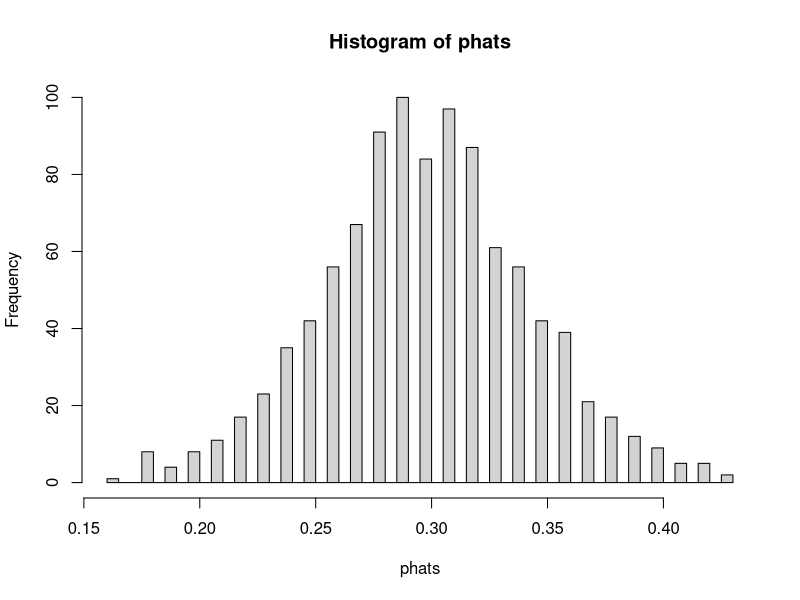
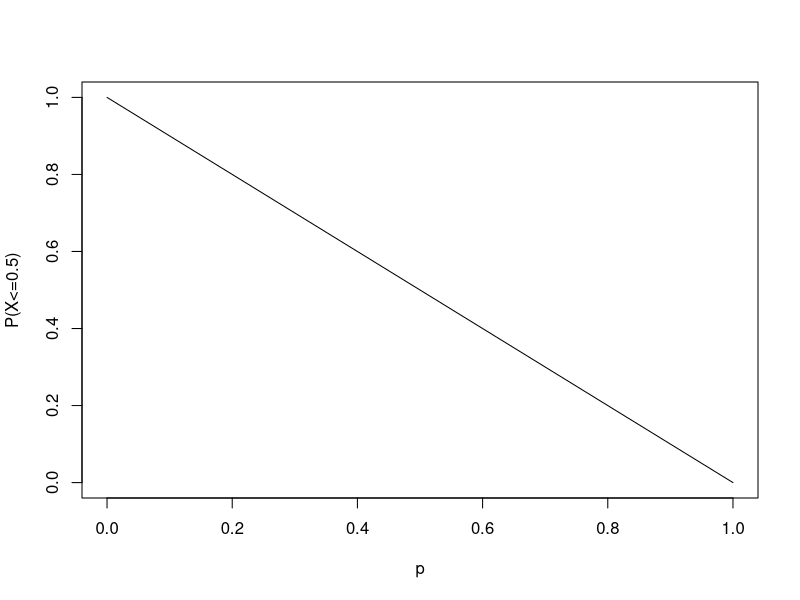

These charts were generated, in order, by the following R code:
## ---- chunk 1
kvadrater = rep(0, 10) # Skapar vektor med nollor där vi sen sparar varje kvadrat
for (i in 1:10){
  kvadrater[i] = i^2
}
kvadrater
## ---- chunk 2
kvadrater = rep(0, 10) 
min_loop_vektor = 1:10
for (i in min_loop_vektor){
  kvadrater[i] = i^2
}
## ---- chunk 3
min_loop_vektor = seq(0.1, 1, by = 0.1)
for (i in min_loop_vektor){
  print(i^2)
}
## ---- chunk 4
kvadrater = rep(0, 10)
min_loop_vektor = seq(0, 1, by = 0.1)
count = 0
for (i in min_loop_vektor){
  count = count + 1
  kvadrater[count] = i^2
}
kvadrater
## ---- chunk 5
p = 0.3              # andelen i populationen/modellen
nsim = 1000          # vi vill simulera 1000 olika stickprov
n = 100              # varje stickprov består av 100 observationer.
phats = rep(0, nsim) # skapar vektor där andelen (phat) i varje stickprov sparas.
count = 0            # den här variabeln kommer hålla koll på stickprovets nummer
for (i in 1:nsim){
  count = count + 1
  x = rbinom(n, size = 1, prob = p) # size = 1 gör att binomialfördelningen blir en Bernoulli.
  phats[count] = mean(x)            # mean(x) ger oss andelen phat.
}
hist(phats, 50)
## ---- chunk 6
ps = seq(0, 1, by = 0.01)
probability = rep(0, length(ps)) # funktionen length() räknar antalet element in en vektor
count = 0            
for (p in ps){   # man får använda annat namn än i som loop-variabel
  count = count + 1
  probability[count] = pbinom(0.5, size = 1, prob = p)  # p ändras i varje upprepning
}
plot(ps, probability, type = "l", xlab = "p", ylab = "P(X<=0.5)")
## ---- chunk 7
child_sugar = c(40.3,55.0,45.7,43.3,50.3,45.9,53.5,43,44.2,44,47.4,44,33.6,55.1,48.8,50.4,37.8,60.3,46.6)
